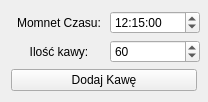
                         <widget class="QWidget" name="tab">
                          <attribute name="title">
                           <string>Kawa</string>
                          </attribute>
                          <layout class="QVBoxLayout" name="verticalLayout_5">
                           <item>
                            <layout class="QFormLayout" name="formLayout_2">
                             <property name="labelAlignment">
                              <set>Qt::AlignRight|Qt::AlignTrailing|Qt::AlignVCenter</set>
                             </property>
                             <property name="formAlignment">
                              <set>Qt::AlignCenter</set>
                             </property>
                             <item row="0" column="0">
                              <widget class="QLabel" name="label_6">
                               <property name="sizePolicy">
                                <sizepolicy hsizetype="Maximum" vsizetype="Minimum">
                                 <horstretch>0</horstretch>
                                 <verstretch>0</verstretch>
                                </sizepolicy>
                               </property>
                               <property name="minimumSize">
                                <size>
                                 <width>90</width>
                                 <height>0</height>
                                </size>
                               </property>
                               <property name="text">
                                <string>Momnet Czasu:</string>
                               </property>
                               <property name="alignment">
                                <set>Qt::AlignCenter</set>
                               </property>
                              </widget>
                             </item>
                             <item row="0" column="1">
                              <widget class="QTimeEdit" name="coffee_moment">
                               <property name="sizePolicy">
                                <sizepolicy hsizetype="Maximum" vsizetype="Minimum">
                                 <horstretch>0</horstretch>
                                 <verstretch>0</verstretch>
                                </sizepolicy>
                               </property>
                               <property name="minimumSize">
                                <size>
                                 <width>90</width>
                                 <height>0</height>
                                </size>
                               </property>
                               <property name="time">
                                <time>
                                 <hour>12</hour>
                                 <minute>15</minute>
                                 <second>0</second>
                                </time>
                               </property>
                              </widget>
                             </item>
                             <item row="1" column="0">
                              <widget class="QLabel" name="label_7">
                               <property name="sizePolicy">
                                <sizepolicy hsizetype="Maximum" vsizetype="Minimum">
                                 <horstretch>0</horstretch>
                                 <verstretch>0</verstretch>
                                </sizepolicy>
                               </property>
                               <property name="minimumSize">
                                <size>
                                 <width>90</width>
                                 <height>0</height>
                                </size>
                               </property>
                               <property name="text">
                                <string>Ilość kawy:</string>
                               </property>
                               <property name="alignment">
                                <set>Qt::AlignCenter</set>
                               </property>
                              </widget>
                             </item>
                             <item row="1" column="1">
                              <widget class="QSpinBox" name="coffee_quantity">
                               <property name="sizePolicy">
                                <sizepolicy hsizetype="Maximum" vsizetype="Minimum">
                                 <horstretch>0</horstretch>
                                 <verstretch>0</verstretch>
                                </sizepolicy>
                               </property>
                               <property name="minimumSize">
                                <size>
                                 <width>90</width>
                                 <height>0</height>
                                </size>
                               </property>
                               <property name="maximum">
                                <number>1500</number>
                               </property>
                               <property name="value">
                                <number>60</number>
                               </property>
                              </widget>
                             </item>
                            </layout>
                           </item>
                           <item>
                            <widget class="QPushButton" name="addCoffee">
                             <property name="text">
                              <string>Dodaj Kawę</string>
                             </property>
                            </widget>
                           </item>
                          </layout>
                         </widget>
